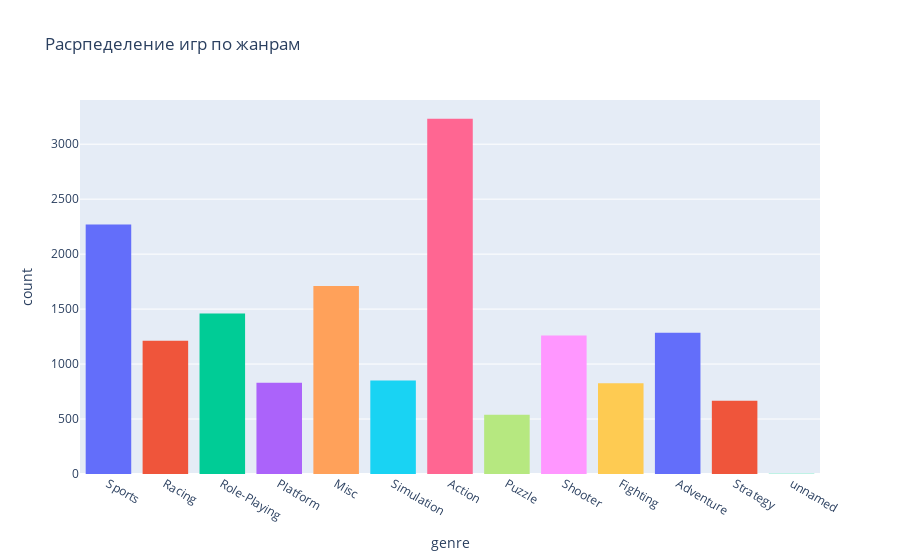

The code cell stored with this chart in its notebook:
### Markdown cell above
#### Распределение игр по жанрам

### Code cell
fig = px.histogram(df,x='genre',color='genre', title='Расрпеделение игр по жанрам')
fig.update_traces(showlegend=False)

### Figure 1 — Plotly figure (JSON) as saved in the notebook; plotly's stock layout.template omitted (floating-point values rounded to 4 significant figures; data arrays with more than 128 entries replaced by an {"elided": "..."} marker saying what was removed)
{"data": [{"alignmentgroup": "True", "bingroup": "x", "hovertemplate": "genre=%{x}<br>count=%{y}<extra></extra>", "legendgroup": "Sports", "marker": {"color": "#636efa", "pattern": {"shape": ""}}, "name": "Sports", "offsetgroup": "Sports", "orientation": "v", "showlegend": false, "type": "histogram", "x": {"elided": "2269 str values"}, "xaxis": "x", "yaxis": "y"}, {"alignmentgroup": "True", "bingroup": "x", "hovertemplate": "genre=%{x}<br>count=%{y}<extra></extra>", "legendgroup": "Racing", "marker": {"color": "#EF553B", "pattern": {"shape": ""}}, "name": "Racing", "offsetgroup": "Racing", "orientation": "v", "showlegend": false, "type": "histogram", "x": {"elided": "1213 str values"}, "xaxis": "x", "yaxis": "y"}, {"alignmentgroup": "True", "bingroup": "x", "hovertemplate": "genre=%{x}<br>count=%{y}<extra></extra>", "legendgroup": "Role-Playing", "marker": {"color": "#00cc96", "pattern": {"shape": ""}}, "name": "Role-Playing", "offsetgroup": "Role-Playing", "orientation": "v", "showlegend": false, "type": "histogram", "x": {"elided": "1460 str values"}, "xaxis": "x", "yaxis": "y"}, {"alignmentgroup": "True", "bingroup": "x", "hovertemplate": "genre=%{x}<br>count=%{y}<extra></extra>", "legendgroup": "Platform", "marker": {"color": "#ab63fa", "pattern": {"shape": ""}}, "name": "Platform", "offsetgroup": "Platform", "orientation": "v", "showlegend": false, "type": "histogram", "x": {"elided": "830 str values"}, "xaxis": "x", "yaxis": "y"}, {"alignmentgroup": "True", "bingroup": "x", "hovertemplate": "genre=%{x}<br>count=%{y}<extra></extra>", "legendgroup": "Misc", "marker": {"color": "#FFA15A", "pattern": {"shape": ""}}, "name": "Misc", "offsetgroup": "Misc", "orientation": "v", "showlegend": false, "type": "histogram", "x": {"elided": "1710 str values"}, "xaxis": "x", "yaxis": "y"}, {"alignmentgroup": "True", "bingroup": "x", "hovertemplate": "genre=%{x}<br>count=%{y}<extra></extra>", "legendgroup": "Simulation", "marker": {"color": "#19d3f3", "pattern": {"shape": ""}}, "name": "Simulation", "offsetgroup": "Simulation", "orientation": "v", "showlegend": false, "type": "histogram", "x": {"elided": "850 str values"}, "xaxis": "x", "yaxis": "y"}, {"alignmentgroup": "True", "bingroup": "x", "hovertemplate": "genre=%{x}<br>count=%{y}<extra></extra>", "legendgroup": "Action", "marker": {"color": "#FF6692", "pattern": {"shape": ""}}, "name": "Action", "offsetgroup": "Action", "orientation": "v", "showlegend": false, "type": "histogram", "x": {"elided": "3232 str values"}, "xaxis": "x", "yaxis": "y"}, {"alignmentgroup": "True", "bingroup": "x", "hovertemplate": "genre=%{x}<br>count=%{y}<extra></extra>", "legendgroup": "Puzzle", "marker": {"color": "#B6E880", "pattern": {"shape": ""}}, "name": "Puzzle", "offsetgroup": "Puzzle", "orientation": "v", "showlegend": false, "type": "histogram", "x": {"elided": "539 str values"}, "xaxis": "x", "yaxis": "y"}, {"alignmentgroup": "True", "bingroup": "x", "hovertemplate": "genre=%{x}<br>count=%{y}<extra></extra>", "legendgroup": "Shooter", "marker": {"color": "#FF97FF", "pattern": {"shape": ""}}, "name": "Shooter", "offsetgroup": "Shooter", "orientation": "v", "showlegend": false, "type": "histogram", "x": {"elided": "1260 str values"}, "xaxis": "x", "yaxis": "y"}, {"alignmentgroup": "True", "bingroup": "x", "hovertemplate": "genre=%{x}<br>count=%{y}<extra></extra>", "legendgroup": "Fighting", "marker": {"color": "#FECB52", "pattern": {"shape": ""}}, "name": "Fighting", "offsetgroup": "Fighting", "orientation": "v", "showlegend": false, "type": "histogram", "x": {"elided": "825 str values"}, "xaxis": "x", "yaxis": "y"}, {"alignmentgroup": "True", "bingroup": "x", "hovertemplate": "genre=%{x}<br>count=%{y}<extra></extra>", "legendgroup": "Adventure", "marker": {"color": "#636efa", "pattern": {"shape": ""}}, "name": "Adventure", "offsetgroup": "Adventure", "orientation": "v", "showlegend": false, "type": "histogram", "x": {"elided": "1285 str values"}, "xaxis": "x", "yaxis": "y"}, {"alignmentgroup": "True", "bingroup": "x", "hovertemplate": "genre=%{x}<br>count=%{y}<extra></extra>", "legendgroup": "Strategy", "marker": {"color": "#EF553B", "pattern": {"shape": ""}}, "name": "Strategy", "offsetgroup": "Strategy", "orientation": "v", "showlegend": false, "type": "histogram", "x": {"elided": "666 str values"}, "xaxis": "x", "yaxis": "y"}, {"alignmentgroup": "True", "bingroup": "x", "hovertemplate": "genre=%{x}<br>count=%{y}<extra></extra>", "legendgroup": "unnamed", "marker": {"color": "#00cc96", "pattern": {"shape": ""}}, "name": "unnamed", "offsetgroup": "unnamed", "orientation": "v", "showlegend": false, "type": "histogram", "x": ["unnamed", "unnamed"], "xaxis": "x", "yaxis": "y"}], "layout": {"barmode": "relative", "legend": {"title": {"text": "genre"}, "tracegroupgap": 0}, "title": {"text": "Расрпеделение игр по жанрам"}, "xaxis": {"anchor": "y", "categoryarray": ["Sports", "Racing", "Role-Playing", "Platform", "Misc", "Simulation", "Action", "Puzzle", "Shooter", "Fighting", "Adventure", "Strategy", "unnamed"], "categoryorder": "array", "domain": [0, 1], "title": {"text": "genre"}}, "yaxis": {"anchor": "x", "domain": [0, 1], "title": {"text": "count"}}}}
